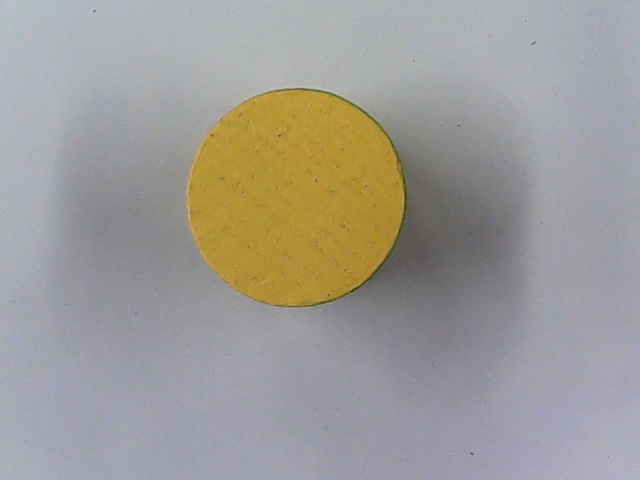
#> input picture 生产实习/机械臂源程序/5机器视觉/4.物体颜色形状识别/pic/3.jpg, 640 x 480 px
$ jupyter execute '物体颜色形状识别.ipynb'
#> lines starting #> are read from the running program, lines starting #| are printed output that depends on the picture; after the words box and inside, x2 and y2 are one past the last pixel; in counts of white or black regions, pixels touching at a corner belong together; long printed decimals are rounded
[cell 1]
# %load 物体颜色形状识别.py
import cv2
import numpy as np
import math

# 图像预处理
def img_Threshold(src_gauss):
    imgHSV = cv2.cvtColor(src_gauss, cv2.COLOR_BGR2HSV)
    cv2.imshow("imgHSV", imgHSV)
    # # 三通道分割
    h, s, v = cv2.split(imgHSV)
    # 检测差值
    hs_diff = cv2.absdiff(h, s)
    cv2.imshow("hs_diff", hs_diff)
    sv_diff = cv2.absdiff(s, v)
    cv2.imshow("sv_diff", sv_diff)
    hv_diff = cv2.absdiff(h, v)
    cv2.imshow("hv_diff", hv_diff)
    v1 = np.mean(hs_diff)  # 取每个通道的均值
    v2 = np.mean(sv_diff)
    v3 = np.mean(hv_diff)
    v_max = (v1 if v1 > v2 else v2) if (v1 if v1 > v2 else v2) > v3 else v3  # 比较均值得到最大值
    print(v_max, v3)
    if v_max > 8:
        if abs(v_max - v1) < 0.01:
            gray = hs_diff.copy()
        elif abs(v_max - v2) < 0.01:
            gray = sv_diff.copy()
        elif abs(v_max - v3) < 0.01:
            gray = hv_diff.copy()
    return gray
# 图像开运算和闭运算(形态学处理)
def img_dila_eros(src_img):
    # 3. 膨胀和腐蚀操作的核函数
    element1 = cv2.getStructuringElement(cv2.MORPH_RECT, (4, 3))
    element2 = cv2.getStructuringElement(cv2.MORPH_RECT, (4, 3))
    element3 = cv2.getStructuringElement(cv2.MORPH_RECT, (7, 7))
    # 4. 膨胀一次，让轮廓突出
    src_img = cv2.dilate(src_img, element2)
    # 5. 腐蚀一次，去掉细节，如表格线等。注意这里去掉的是竖直的线
    src_img = cv2.erode(src_img, element1)
    # 6. 再次膨胀，让轮廓明显一些
    src_img = cv2.dilate(src_img, element2)
    src_img = cv2.morphologyEx(src_img, cv2.MORPH_OPEN, element3)  # 开运算去掉噪点
    return src_img
# 颜色识别
def recognize_color(src_img):
    hsvRoi = cv2.cvtColor(src_img, cv2.COLOR_BGR2HSV)
    print('min H = {}, min S = {}, min V = {}; max H = {}, max S = {}, max V = {}'.format(hsvRoi[:, :, 0].min(),hsvRoi[:, :, 1].min(),hsvRoi[:, :, 2].min(),hsvRoi[:, :, 0].max(),hsvRoi[:, :, 1].max(),hsvRoi[:, :, 2].max()))
    mean = np.array([hsvRoi[:, :, 0].mean(), hsvRoi[:, :, 1].mean(), hsvRoi[:, :, 2].mean()])
    print("mean:", mean)
    H = mean[0]
    S = mean[1]
    V = mean[2]
    if (((H >= 0 and H <= 20) or (H >= 156 and H <= 180)) and S >= 43 and S <= 255 and V >= 46 and V <= 255):
        color = "red"
    elif (H >= 20 and H <= 44 and S >= 43 and S <= 255 and V >= 46 and V <= 255):
        color = "Yellow"
    elif (H >= 95 and H <= 124 and S >= 43 and S <= 255 and V >= 46 and V <= 255):
        color = "blue"
    elif (H >= 45 and H <= 80 and S >= 43 and S <= 255 and V >= 46 and V <= 255):
        color = "Green"
    elif (H >= 0 and H <= 180 and S >= 0 and S <= 255 and V >= 0 and V <= 46):
        color = "Black"
    elif (H >= 0 and H <= 180 and S >= 0 and S <= 43 and V >= 46 and V <= 220):
        color = "White"
    elif (H >= 11 and H <= 25 and S >= 43 and S <= 255 and V >= 46 and V <= 255):
        color = "Orange"
    elif (H >= 78 and H <= 95 and S >= 43 and S <= 255 and V >= 46 and V <= 255):
        color = "Cyan"
    elif (H >= 125 and H <= 155 and S >= 43 and S <= 255 and V >= 46 and V <= 255):
        color = "Purple"
    else:
        color = "None"
    print("color:", color)
    return color
# 图像逆时针旋转
def Nrotate(angle, valuex, valuey, pointx, pointy):
    angle = (angle / 180) * math.pi
    valuex = np.array(valuex)
    valuey = np.array(valuey)
    nRotatex = (valuex - pointx) * math.cos(angle) - (valuey - pointy) * math.sin(angle) + pointx
    nRotatey = (valuex - pointx) * math.sin(angle) + (valuey - pointy) * math.cos(angle) + pointy
    return (nRotatex, nRotatey)
# 图像顺时针旋转
def Srotate(angle, valuex, valuey, pointx, pointy):
    angle = (angle / 180) * math.pi
    valuex = np.array(valuex)
    valuey = np.array(valuey)
    sRotatex = (valuex - pointx) * math.cos(angle) + (valuey - pointy) * math.sin(angle) + pointx
    sRotatey = (valuey - pointy) * math.cos(angle) - (valuex - pointx) * math.sin(angle) + pointy
    return (sRotatex, sRotatey)
# 将四个点做映射
def rotatecordiate(angle, rectboxs, pointx, pointy):
    output = []
    for rectbox in rectboxs:
        if angle > 0:
            output.append(Srotate(angle, rectbox[0], rectbox[1], pointx, pointy))
        else:
            output.append(Nrotate(-angle, rectbox[0], rectbox[1], pointx, pointy))
    return output
# 利用四个点坐标进行裁剪
def imagecrop(image, box):
    xs = [x[1] for x in box]
    ys = [x[0] for x in box]
    cropimage = image[min(xs):max(xs), min(ys):max(ys)]
    cv2.imwrite('pic/cropimage.jpg', cropimage)
    return cropimage
# 形状检测
def getContours(src, img):
    # 查找轮廓，cv2.RETR_ExTERNAL=获取外部轮廓点, CHAIN_APPROX_NONE = 得到所有的像素点,CHAIN_APPROX_SIMPLE=得到轮廓的四个点
    contours, hierarchy = cv2.findContours(img, cv2.RETR_EXTERNAL, cv2.CHAIN_APPROX_SIMPLE)
    # 循环轮廓，判断每一个形状
    for cnt in contours:
        # 获取轮廓面积
        area = cv2.contourArea(cnt)
        # print("轮廓像素面积:", area)  # 打印所有轮廓面积
        # 当面积大于20000，代表有形状存在
        if area > 20000:
            # print("轮廓像素面积:", area)  # 打印符合条件轮廓面积
            # 计算所有轮廓的周长，便于做多边形拟合
            # 多边形拟合，获取每个形状的边
            approx = cv2.approxPolyDP(cnt, 0.02 * cv2.arcLength(cnt, True), True)  # 拟合的多边形的边数
            print("approx:", len(approx))
            objCor = len(approx)  # 轮廓的边长
            rect = cv2.minAreaRect(approx)  # 最小外接矩形
            box = cv2.boxPoints(rect)  # boxPoints返回四个点顺序：右下→左下→左上→右上
            box = np.int0(box)
            center = rect[0]  # 中心坐标
            center_array = np.array(center)
            int_center = center_array.astype(int)
            width = rect[1][0]  # 矩形宽
            height = rect[1][1]  # 矩形高
            angle = rect[2]  # 旋转角度
            print("中心：{0}, 宽：{1}, 高：{2}, 角度：{3}".format(center, width, height, angle))
            M = cv2.getRotationMatrix2D(rect[0], rect[2], 1)#获得仿射变换矩阵，rect[0]表示中间的位置，rect[2]表示旋转的角度，1表示等比例缩放
            dst = cv2.warpAffine(src, M, (2 * src.shape[0], 2 * src.shape[1]))#进行仿射变换，src表示输入图像，M仿射变换矩阵，(2 * src.shape[0], 2 * src.shape[1])表示仿射变换后的图像大小，为防止图像旋转超出边界故设置为原来的两倍
            newbox = rotatecordiate(rect[2], box, rect[0][0], rect[0][1])#对原图ROI图像box做映射到新newbox
            image1 = imagecrop(dst, np.int0(newbox))#在仿射变换后的图像上裁剪newbox图像得到物体摆正后的ROI图
            cv2.imshow("image1", image1)
            color = recognize_color(image1)  # left_up_y, left_down_y, left_up_x, right_up_x
            # 画出边界
            if objCor > 4:
                cv2.circle(src, (int(rect[0][0]), int(rect[0][1])), int(rect[1][0] / 2), (255, 255, 255), 5)
            else:
                cv2.drawContours(src, [box], 0, (255, 255, 255), 3)  # 画出多边形形状
            cv2.circle(src, (int(rect[0][0]), int(rect[0][1])), 3, (255, 255, 255), 5)
            # 计算出边界后，即边数代表形状，如三角形边数=3
            if objCor == 3:
                objectType = "Tri"  # 三角形
            elif objCor == 4:
                # 判断是矩形还是正方形
                aspRatio = rect[1][0] / float(rect[1][1])
                print("aspRatio:", aspRatio)
                if aspRatio > 0.9 and aspRatio < 1.1:
                    objectType = "Square"  # 正方形
                else:
                    objectType = "Rectangle"  # 矩形
            # 大于4个边的就是圆形
            elif objCor > 4:
                objectType = "Circles"  # 圆形
            else:
                objectType = "None"
            cv2.putText(src, "center:" + str(int_center), (10, 20), cv2.FONT_HERSHEY_COMPLEX, 0.5, (0, 0, 255), 1)
            cv2.putText(src, "width:" + str(round(width)), (10, 40), cv2.FONT_HERSHEY_COMPLEX, 0.5, (0, 0, 255), 1)
            cv2.putText(src, "height:" + str(round(height)), (10, 60), cv2.FONT_HERSHEY_COMPLEX, 0.5, (0, 0, 255), 1)
            cv2.putText(src, "shape:" + objectType, (10, 80), cv2.FONT_HERSHEY_COMPLEX, 0.5, (0, 0, 255), 1)
            cv2.putText(src, "color:" + color, (10, 100), cv2.FONT_HERSHEY_COMPLEX, 0.5, (0, 0, 255), 1)
            cv2.putText(src, "area:" + str(area), (10, 120), cv2.FONT_HERSHEY_COMPLEX, 0.5, (0, 0, 255), 1)
            if objCor <= 4:
                cv2.putText(src, "angle:" + str(round(angle)), (10, 140), cv2.FONT_HERSHEY_COMPLEX, 0.5, (0, 0, 255), 1)
if __name__ == "__main__":
    # 读取图片
    image = cv2.imread("pic/3.jpg")
#> image is the input picture: shape (480, 640, 3); mean B, G, R 151.2, 155.7, 158.9
    # 图片复制不改变原图
    src_img = image.copy()
    cv2.imshow("image", image)
    # 高斯滤波
    gauss = cv2.GaussianBlur(src_img, (15, 15), 3)
    cv2.imshow("gauss", gauss)
    # 图像预处理
    gray = img_Threshold(gauss)
#> in img_Threshold, `imgHSV = cv2.cvtColor(src_gauss, cv2.COLOR_BGR2HSV)`: imgHSV: shape (480, 640, 3); mean H, S, V 97.8, 34.3, 166.5
#> in img_Threshold, `h, s, v = cv2.split(imgHSV)`:
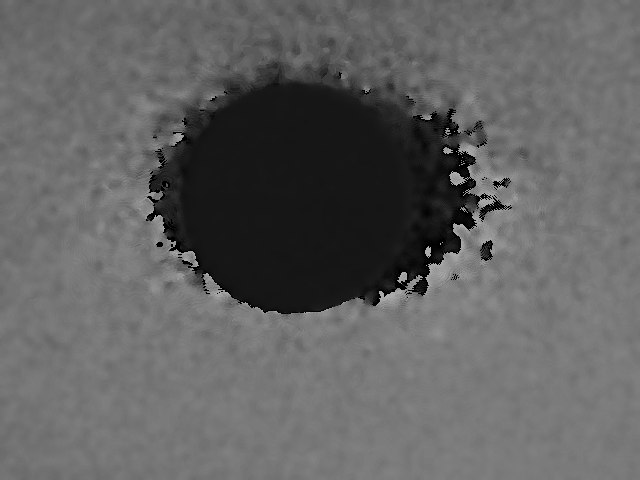
#> h: shape (480, 640); min 0, max 177, mean 97.8
#> in img_Threshold, `h, s, v = cv2.split(imgHSV)`:
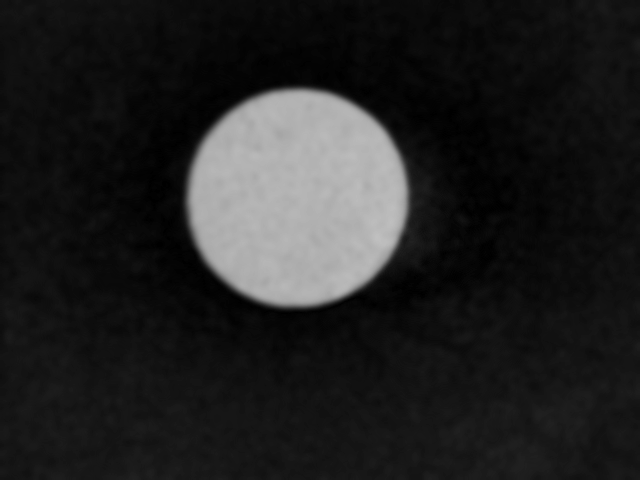
#> s: shape (480, 640); min 0, max 192, mean 34.3
#> in img_Threshold, `hs_diff = cv2.absdiff(h, s)`:
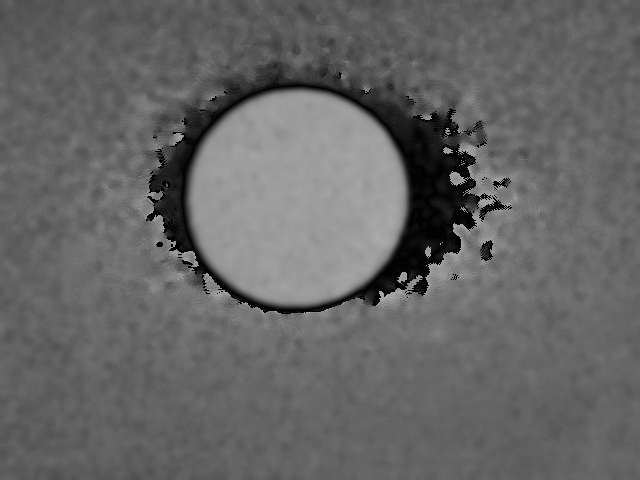
#> hs_diff: shape (480, 640); min 0, max 170, mean 101.7
#> in img_Threshold, `sv_diff = cv2.absdiff(s, v)`:
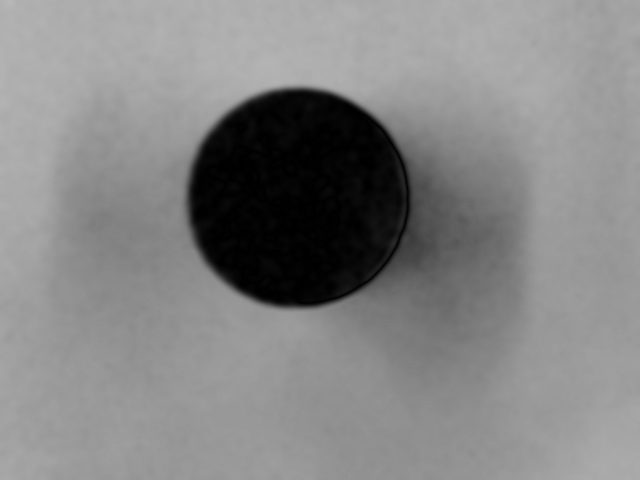
#> sv_diff: shape (480, 640); min 0, max 184, mean 132.8
#> in img_Threshold, `hv_diff = cv2.absdiff(h, v)`:
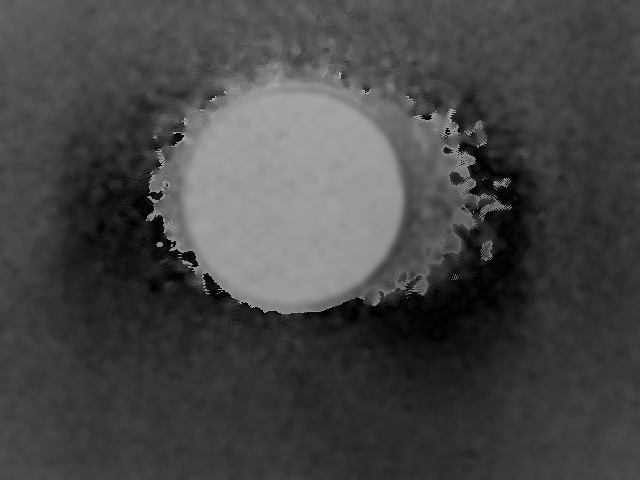
#> hv_diff: shape (480, 640); min 0, max 175, mean 69.8
#> in img_Threshold, `v1 = np.mean(hs_diff)`: v1 = 101.7
#> in img_Threshold, `v2 = np.mean(sv_diff)`: v2 = 132.8
#> in img_Threshold, `v3 = np.mean(hv_diff)`: v3 = 69.78
#> in img_Threshold, `v_max = (v1 if v1 > v2 else v2) if (v1 if v1 > v2 else v2) > v3 else v3`: v_max = 132.8
#| 132.848 69.782
    # 高斯滤波
    gray = cv2.GaussianBlur(gray, (15, 15), 3)
    cv2.imshow("gray", gray)
    # 自适应阈值二值化
    binary = cv2.adaptiveThreshold(gray, 255, cv2.ADAPTIVE_THRESH_MEAN_C, cv2.THRESH_BINARY_INV, 11, 2)
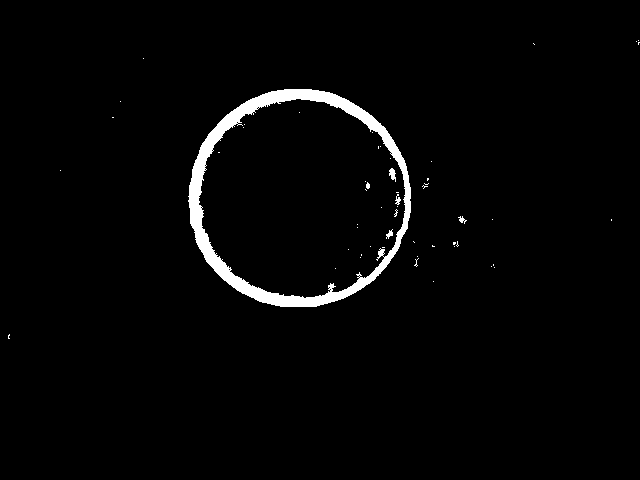
#> binary: shape (480, 640); 2.3% white; 54 white regions (48 under 20 px), largest, box (x1, y1, x2, y2) and area: (188, 89, 411, 307) 6850, (389, 168, 396, 182) 60, (386, 229, 393, 239) 36, (395, 194, 401, 205) 34, (458, 216, 467, 224) 32, (366, 182, 370, 189) 21
    # 图像形态学处理
    binary = img_dila_eros(binary)
#> in img_dila_eros, `src_img = cv2.dilate(src_img, element2)`: src_img: shape (480, 640); 3.4% white; 29 white regions (16 under 20 px), largest, box (x1, y1, x2, y2) and area: (187, 88, 413, 308) 9556, (388, 167, 398, 183) 127, (457, 215, 469, 225) 86
#> in img_dila_eros, `src_img = cv2.erode(src_img, element1)`: src_img: shape (480, 640); 2.4% white; 33 white regions (26 under 20 px), largest, box (x1, y1, x2, y2) and area: (189, 89, 412, 307) 7126, (390, 168, 397, 182) 63, (459, 216, 468, 224) 38
#> in img_dila_eros, `src_img = cv2.dilate(src_img, element2)`: src_img: shape (480, 640); 3.4% white; 29 white regions (16 under 20 px), largest, box (x1, y1, x2, y2) and area: (188, 88, 414, 308) 9556, (389, 167, 399, 183) 127, (458, 215, 470, 225) 86
#> in img_dila_eros, `src_img = cv2.morphologyEx(src_img, cv2.MORPH_OPEN, element3)`:
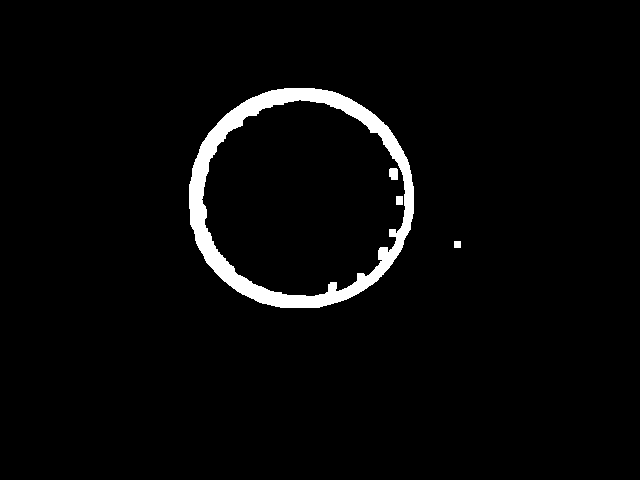
#> src_img: shape (480, 640); 3.1% white; 4 white regions
    cv2.imshow("binary", binary)
    # 获取轮廓 计算中心点坐标，尺寸；形状识别，颜色识别。
    getContours(image, binary)
#> in getContours, `contours, hierarchy = cv2.findContours(img, cv2.RETR_EXTERNAL, cv2.CHA..`: contours = 2 contours; box (x1, y1, x2, y2) and area: (189, 88, 414, 308) 39139, (454, 241, 461, 248) 36
#> the loop in getContours, `for cnt in contours:` made 2 passes
#> (area, objCor, rect, box, int_center, width, height) on pass 2: (39139, 8, ((298.7, 197.9), (206.3, 211.3), -78.96), [[382, 319], [175, 278], [214, 76], [422, 116]], [298, 197], 206.3, 211.3)
#> (cnt, area) on pass 1: ([[454, 241], [454, 247], [460, 247], [460, 241]], 36)
#| approx: 8
#| 中心：(298.706, 197.943), 宽：206.305, 高：211.260, 角度：-78.959
#| min H = 0, min S = 0, min V = 57; max H = 177, max S = 245, max V = 199
#| mean: [ 27.700 150.953 170.042]
#| color: Yellow
#> pass 2, in getContours, `dst = cv2.warpAffine(src, M, (2 * src.shape[0], 2 * src.shape[1]))#进行仿..`:
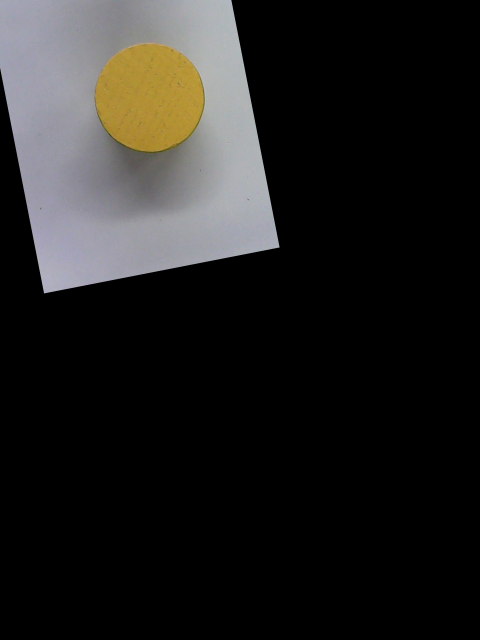
#> dst: shape (1280, 960, 3) (shown at 1/2 size); mean B, G, R 31.3, 32.8, 33.7
#> pass 2, in imagecrop, `cropimage = image[min(xs):max(xs), min(ys):max(ys)]`:
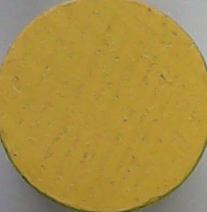
#> cropimage: shape (212, 207, 3); mean B, G, R 66.7, 142.5, 169.8
#> after the loop in getContours, `for cnt in contours:`:
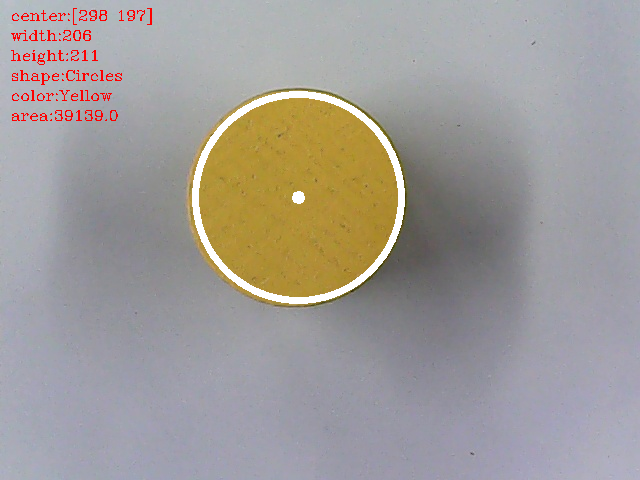
#> src: shape (480, 640, 3); mean B, G, R 153, 156.2, 160.6
    cv2.imwrite("pic/result.jpg",image)
    cv2.imshow("result", image)
    key = cv2.waitKey(0)
#> (key Esc is pressed here)

$ run again, with 生产实习/机械臂源程序/5机器视觉/4.物体颜色形状识别/pic/1.jpg copied over 生产实习/机械臂源程序/5机器视觉/4.物体颜色形状识别/pic/3.jpg
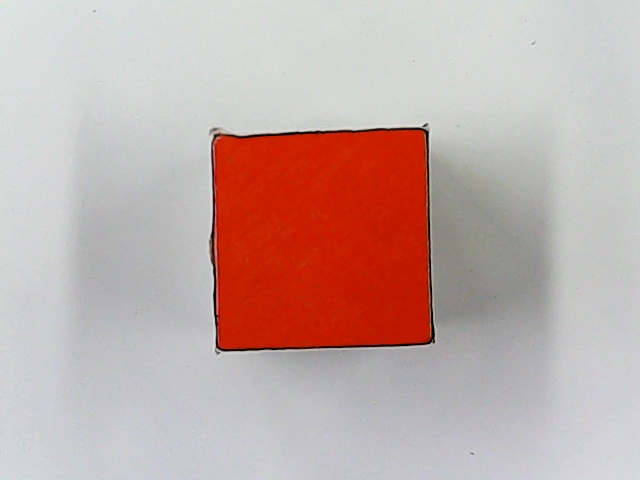
#> input picture 生产实习/机械臂源程序/5机器视觉/4.物体颜色形状识别/pic/1.jpg, 640 x 480 px
#> image is the input picture: shape (480, 640, 3); mean B, G, R 168.1, 172, 195.5
#> imgHSV: shape (480, 640, 3); mean H, S, V 72.9, 42.5, 198.2
#> v1 = 105.2
#> v2 = 172.3
#> v3 = 125.4
#> v_max = 172.3
#| 172.336 125.350
#> `binary = cv2.adaptiveThreshold(gray, 255, cv2.ADAPTIVE_THRESH_MEAN_C, ..`:
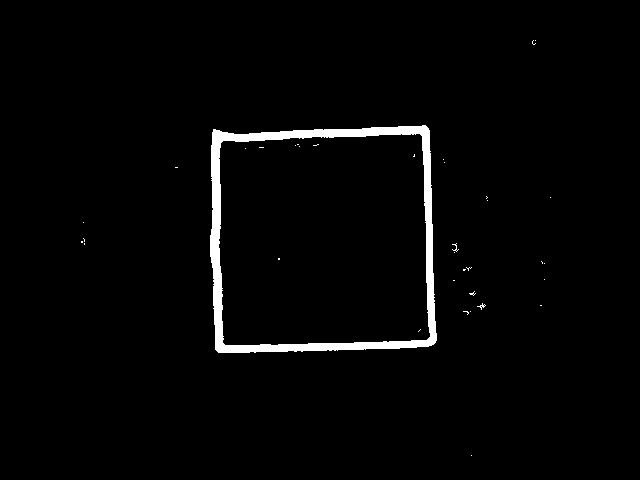
#> binary: shape (480, 640); 2.3% white; 36 white regions (34 under 20 px), largest, box (x1, y1, x2, y2) and area: (210, 125, 437, 353) 6807, (477, 303, 486, 310) 20
#> contours = 1 contour; box (x1, y1, x2, y2) and area: (210, 124, 440, 354) 49459
#> the loop in getContours, `for cnt in contours:` made 1 pass
#> (area, approx, objCor, rect, box, int_center, width, height) on pass 1: (49459, [[428, 124], [213, 129], [218, 353], [438, 343]], 4, ((322.9, 236.1), (220.2, 224), -2.6), [[218, 353], [207, 129], [427, 119], [438, 343]], [322, 236], 220.2, 224)
#> (printed output is left out)
#> after the loop in getContours, `for cnt in contours:`:
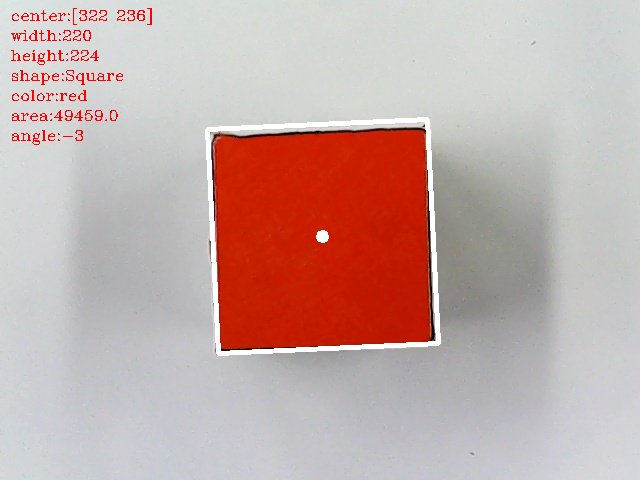
#> src: shape (480, 640, 3); mean B, G, R 168.4, 172.2, 197.3

$ run again, with 生产实习/机械臂源程序/5机器视觉/4.物体颜色形状识别/pic/2.jpg copied over 生产实习/机械臂源程序/5机器视觉/4.物体颜色形状识别/pic/3.jpg
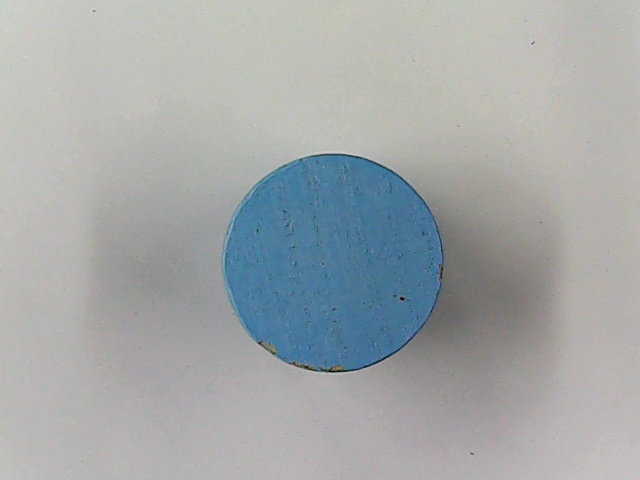
#> input picture 生产实习/机械臂源程序/5机器视觉/4.物体颜色形状识别/pic/2.jpg, 640 x 480 px
#> image is the input picture: shape (480, 640, 3); mean B, G, R 169.4, 168.6, 163.9
#> imgHSV: shape (480, 640, 3); mean H, S, V 55, 22.9, 173.9
#> v1 = 39.72
#> v2 = 150.9
#> v3 = 119.4
#> v_max = 150.9
#| 150.919 119.401
#> binary: shape (480, 640); 2.7% white; 123 white regions (109 under 20 px), largest, box (x1, y1, x2, y2) and area: (223, 154, 444, 372) 7384, (354, 189, 363, 202) 62, (273, 253, 283, 262) 59
#> contours = 1 contour; box (x1, y1, x2, y2) and area: (224, 153, 447, 373) 38191
#> the loop in getContours, `for cnt in contours:` made 1 pass
#> (area, objCor, rect, box, int_center, width, height) on pass 1: (38191, 8, ((336.7, 262.5), (203.7, 206.6), -33.05), [[307, 404], [194, 231], [365, 120], [478, 293]], [336, 262], 203.7, 206.6)
#> (printed output is left out)
#> after the loop in getContours, `for cnt in contours:`:
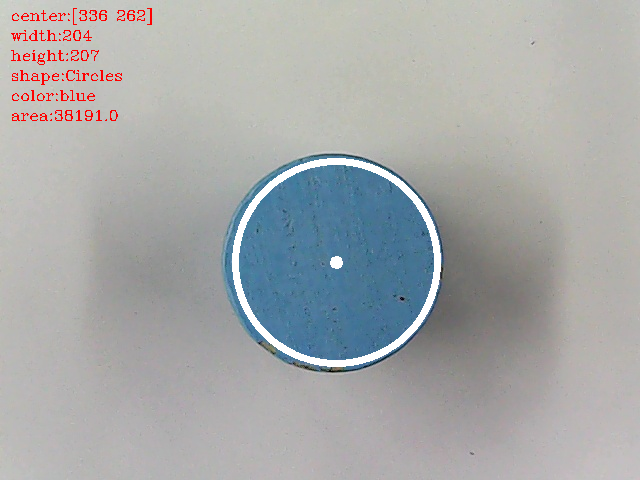
#> src: shape (480, 640, 3); mean B, G, R 169.8, 169.4, 167
